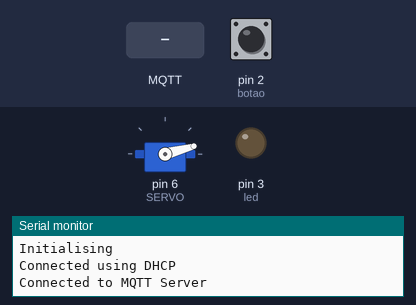
Simulated run of this sketch. Board: Arduino Uno, built with avr-gcc and run on an emulated ATmega328P. Parts: servo, output pins drawn as LEDs (lit = HIGH), the last lines printed to the serial monitor. The test bench sets the inputs (shaded band); at power-on: pin 2 (botao) LOW. WiFi joins after 1.5 s; servers stay silent unless stated; no MQTT or app messages arrive unless stated.

Above: at 3.7 s.
3.8 s: MQTT message "5" arrives on the first subscribed topic
At 6.0 s:
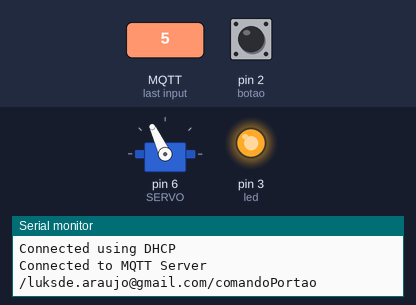
6.3 s: pin 2 (botao) pulled HIGH for 0.15 s
At 7.1 s:
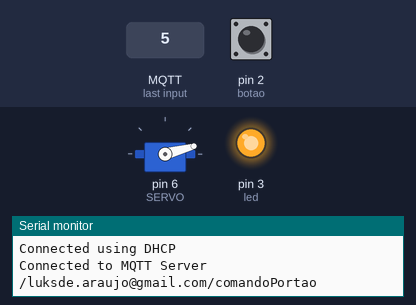
8.8 s: pin 2 (botao) pulled HIGH for 1 s
At 9.2 s:
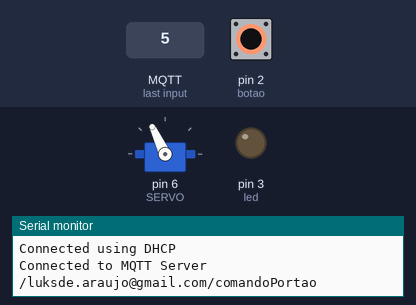
11.3 s: pin 2 (botao) pulled HIGH for 3.2 s
At 13.1 s:
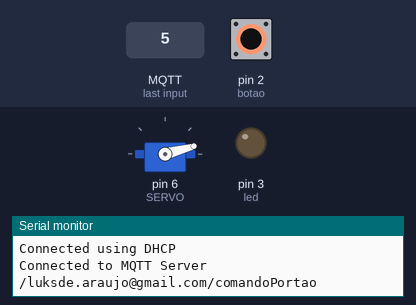
Timing chart, 0 to 14.6 s (numbered marks = the images above; inputs shaded):
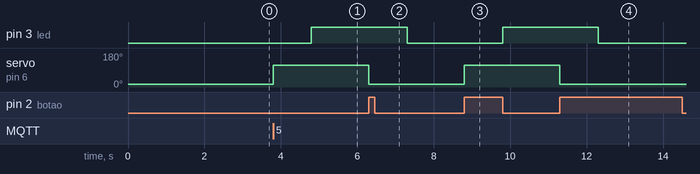

The sketch:

projeto1.ino
```cpp
/*
 Publishing in the callback

  - connects to an MQTT server
  - subscribes to the topic "inTopic"
  - when a message is received, republishes it to "outTopic"

  This example shows how to publish messages within the
  callback function. The callback function header needs to
  be declared before the PubSubClient constructor and the
  actual callback defined afterwards.
  This ensures the client reference in the callback function
  is valid.

*/

#include <SPI.h>
#include <UIPEthernet.h>

#define ONLINE 1

#ifdef ONLINE
#include <PubSubClient.h>
#else
#include <SerialPubSubClient.h>
#endif

#include <Servo.h>

/******/
int SERVO = 6;  // definição do pino 6 para o servo
Servo sMotor;  // declaração do servo como objeto
int pos;  // posição do servo
int botao = 2;  // definição do pino 2 para o botão
int led = 3;   // definição do pino 3 para o led
int estadoBotao = LOW;   // variável para colher o estado atual do botão
int estadoPrev = LOW;   // variável para armazenar o último estado do botão
int aberto = 0;   // variável para verificar se o portão está aberto ou fechado
/******/

// Update these with values suitable for your network.
byte mac[] = {0xF0, 0x4D, 0xA2, 0x05, 0x80, 0x07} ; // change by your arduino mac address

char server[] = "test.mosquitto.org";
unsigned int port = 1883;

//char userId[] = "luksde.araujo@gmail.com"; // use your DIoTY user id (=email address)
//char passwd[] = "70df3401";  // use your DIoTY password

char userId[] = ""; // use your DIoTY user id (=email address)
char passwd[] = "";  // use your DIoTY password

// Callback function header
//void callback(char* topic, byte* payload, unsigned int length);
void quandoVierMensagemMQTT(char* topic, byte* payload, int length);

EthernetClient ethClient;
PubSubClient client(server, port, quandoVierMensagemMQTT, ethClient);

void setup() {
  Serial.begin(9600);
  while (!Serial) {}

  Serial.println("Initialising");
  if (Ethernet.begin(mac) == 0) {
    Serial.println("Failed to configure Ethernet using DHCP");
  };

  Serial.println("Connected using DHCP");

  delay(1000);

  initPins();

  connectToMqttServer();
}

void initPins() {
  sMotor.attach(SERVO);
  sMotor.write(15); // Inicia motor posição zero
  pinMode(botao, INPUT);
  pinMode(led, OUTPUT);
}

int connectToMqttServer() {
  //if (client.connect("arduinoClient", userId, passwd)) {
  if (client.connect("arduinoClient-123123333")) {
    client.publish("/luksde.araujo@gmail.com/arduinoLigando","1");
    client.subscribe("/luksde.araujo@gmail.com/comandoPortao");
    Serial.println("Connected to MQTT Server");
    Serial.flush();
  } else {
    Serial.println("Failed to connect to MQTT Server");
    Serial.flush();
    connectToMqttServer();
  }
}

void quandoVierMensagemMQTT(char* topic, byte* payload, int length) {
  int payloadComoInt = payload[0] - '0';
  Serial.println(String(topic));
  if (String(topic) == "/luksde.araujo@gmail.com/comandoPortao") {
    settarPortao(payloadComoInt);
  }
}

void togglePortao () {
  settarPortao(!aberto);
}

void settarPortao(int estado) {
  if (estado) {
    sMotor.write(115);
    delay(1000);
    digitalWrite(led, HIGH);
    aberto = 1;
  } else {
    sMotor.write(15);
    delay(1000);
    digitalWrite(led, LOW);
    aberto = 0;
  }

  //enviar mensagem de update
  //client.publish("portao", "1");
  client.publish("/luksde.araujo@gmail.com/portaoStatus", aberto);
}

void abrirPortao() {
  settarPortao(0);
  for (pos = 0; pos < 90; pos++) {
    sMotor.write(pos);
  }
  delay(1000);
  digitalWrite(led, HIGH);
  aberto = 1;
}

void fecharPortao() {
  settarPortao(1);
  for (pos = 90; pos > 0; pos--) {
    sMotor.write(pos);
    delay(20);
  }
  delay(1000);
  digitalWrite(led, LOW);
  aberto = 0;
}

void verificarBotaoPortao() {
  estadoBotao = digitalRead(botao);
  //Serial.println(estadoBotao);
  if (estadoBotao && !estadoPrev) {
    togglePortao();
  }
  estadoPrev = estadoBotao;
}

void loop() {
  client.loop();
  verificarBotaoPortao();
}
```

Measured:
- after the input at 3.8 s, pin 3 (led): LOW → HIGH after 1.0 s; servo on pin 6 (SERVO): 15° → 115° at once
- after the input at 6.3 s, pin 3 (led): HIGH → LOW after 1.0 s; servo on pin 6 (SERVO): 115° → 15° at once
- after the input at 8.8 s, pin 3 (led): LOW → HIGH after 1.0 s; servo on pin 6 (SERVO): 15° → 115° at once
- after the input at 11.3 s, pin 3 (led): HIGH → LOW after 1.0 s; servo on pin 6 (SERVO): 115° → 15° at once
